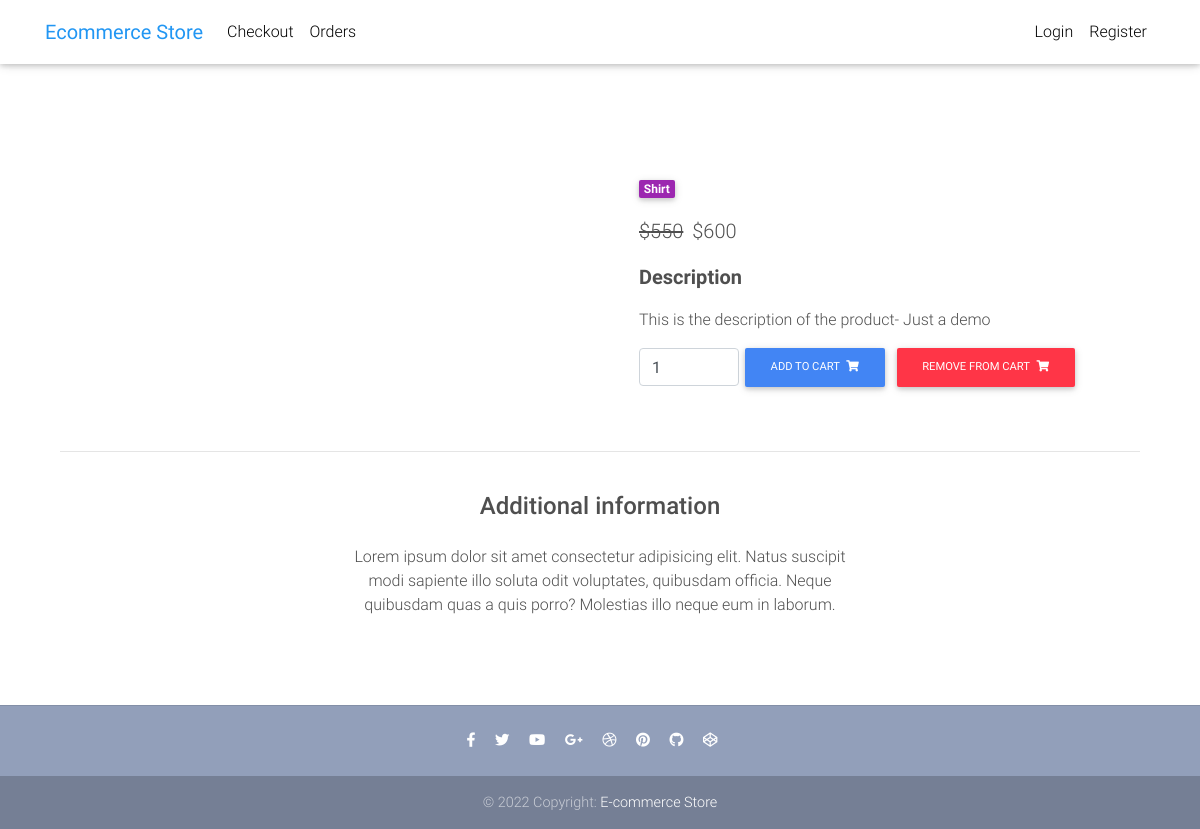
The page /product/product1/ on the database its author committed.
### store/models.py (models this page shows, shortened)
class Item(models.Model):
	title = models.CharField(max_length= 200)
	price = models.DecimalField(decimal_places = 0, max_digits = 10)
	discount_price = models.DecimalField(decimal_places = 0, max_digits = 10, null = True, blank = True)
	category = models.CharField(choices = CATEGORY_CHOICES, max_length = 5)
	label = models.CharField(choices = LABEL_CHOICES, max_length = 5)
	slug = models.SlugField()
	description = models.TextField()
	def get_add_to_cart_url(self):
		return reverse("add-to-cart", kwargs={'slug':self.slug})

### store/views.py (the view)
# urls.py: path('product/<slug>/', ItemDetailView.as_view(), name='product'),
class ItemDetailView(DetailView):
	model = Item
	context_object_name = 'products'
	template_name = 'product-page.html'

### templates/product-page.html (shortened to what this page needs)
{% extends 'base.html' %}
{% load static %}
{% block content %}
  <main class="mt-5 pt-4">
    <div class="container dark-grey-text mt-5">
      <div class="row wow fadeIn">
        <div class="col-md-6 mb-4">
        </div>
        <div class="col-md-6 mb-4">
          <div class="p-4">
            <div class="mb-3">
              <a href="">
                <span class="badge purple mr-1">{{products.get_category_display}}</span>
              </a>
            </div>
            <p class="lead">
              <span class="mr-1">
                {% if products.discount_price %}
                <del>${{products.discount_price}}</del>
                {% endif %}
              </span>
              <span>${{products.price}}</span>
            </p>
            <p class="lead font-weight-bold">Description</p>
            <p>{{products.description}}</p>
            <form class="d-flex justify-content-left">
              <input type="number" value="1" aria-label="Search" class="form-control" style="width: 100px">
              <a href="{{products.get_add_to_cart_url}}" class="btn btn-primary btn-md my-0 p" type="submit" >Add to cart
                <i class="fas fa-shopping-cart ml-1"></i>
              </a>
              <a href="{% url 'remove-from-cart' products.slug %}" class="btn btn-danger btn-md my-0 p" type="submit" >Remove from cart
                <i class="fas fa-shopping-cart ml-1"></i>
              </a>
            </form>
          </div>
        </div>
      </div>
      <hr>
      <div class="row d-flex justify-content-center wow fadeIn">
        <div class="col-md-6 text-center">
          <h4 class="my-4 h4">Additional information</h4>
          <p>Lorem ipsum dolor sit amet consectetur adipisicing elit. Natus suscipit modi sapiente illo soluta odit
            voluptates,
            quibusdam officia. Neque quibusdam quas a quis porro? Molestias illo neque eum in laborum.</p>
        </div>
      </div>
      <div class="row wow fadeIn">
        <div class="col-lg-4 col-md-12 mb-4">
        </div>
        <div class="col-lg-4 col-md-6 mb-4">
        </div>
        <div class="col-lg-4 col-md-6 mb-4">
        </div>
      </div>
    </div>
  </main>
{% endblock content %}

### templates/base.html (style rules this page uses)
html, body, header, .carousel { height: 60vh; }

### rows shown on the page
Item: category "Shirt", discount_price "550", price "600", description "This is the description of the product- Just a demo"
